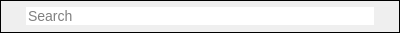
<?xml version="1.0" encoding="UTF-8"?>
<ui version="4.0">
 <class>SearchLineEdit</class>
 <widget class="QFrame" name="SearchLineEdit">
  <property name="geometry">
   <rect>
    <x>0</x>
    <y>0</y>
    <width>400</width>
    <height>33</height>
   </rect>
  </property>
  <property name="windowTitle">
   <string>Form</string>
  </property>
  <property name="autoFillBackground">
   <bool>false</bool>
  </property>
  <property name="styleSheet">
   <string notr="true">QToolButton{
border:none;
}</string>
  </property>
  <property name="frameShape">
   <enum>QFrame::Panel</enum>
  </property>
  <property name="frameShadow">
   <enum>QFrame::Plain</enum>
  </property>
  <property name="lineWidth">
   <number>1</number>
  </property>
  <layout class="QHBoxLayout" name="horizontalLayout">
   <property name="spacing">
    <number>0</number>
   </property>
   <property name="leftMargin">
    <number>3</number>
   </property>
   <property name="topMargin">
    <number>0</number>
   </property>
   <property name="rightMargin">
    <number>3</number>
   </property>
   <property name="bottomMargin">
    <number>0</number>
   </property>
   <item alignment="Qt::AlignHCenter|Qt::AlignVCenter">
    <widget class="QToolButton" name="tSearchIcon">
     <property name="sizePolicy">
      <sizepolicy hsizetype="Fixed" vsizetype="Fixed">
       <horstretch>0</horstretch>
       <verstretch>0</verstretch>
      </sizepolicy>
     </property>
     <property name="styleSheet">
      <string notr="true">*{
padding-top:2px;
padding-left:3px;
}</string>
     </property>
     <property name="icon">
      <iconset theme="search_ico" resource="../../../Resources_linux.qrc">
       <normaloff>:/images/transfer_manager/sidebar/search_ico_default.png</normaloff>:/images/transfer_manager/sidebar/search_ico_default.png</iconset>
     </property>
     <property name="checkable">
      <bool>false</bool>
     </property>
     <property name="checked">
      <bool>false</bool>
     </property>
    </widget>
   </item>
   <item alignment="Qt::AlignVCenter">
    <widget class="QLineEdit" name="leSearchField">
     <property name="sizePolicy">
      <sizepolicy hsizetype="Expanding" vsizetype="Fixed">
       <horstretch>0</horstretch>
       <verstretch>0</verstretch>
      </sizepolicy>
     </property>
     <property name="styleSheet">
      <string notr="true">font-size:14px;
font-weight:400;</string>
     </property>
     <property name="text">
      <string notr="true"/>
     </property>
     <property name="frame">
      <bool>false</bool>
     </property>
     <property name="placeholderText">
      <string>Search</string>
     </property>
    </widget>
   </item>
   <item alignment="Qt::AlignHCenter|Qt::AlignVCenter">
    <widget class="QToolButton" name="tSearchCancel">
     <property name="cursor">
      <cursorShape>PointingHandCursor</cursorShape>
     </property>
     <property name="styleSheet">
      <string notr="true">*{
padding-top:2px;
padding-right:3px;
}</string>
     </property>
     <property name="icon">
      <iconset theme="delete_search_ico" resource="../../../Resources_linux.qrc">
       <normaloff>:/images/transfer_manager/sidebar/delete_search_ico_default.png</normaloff>:/images/transfer_manager/sidebar/delete_search_ico_default.png</iconset>
     </property>
     <property name="popupMode">
      <enum>QToolButton::DelayedPopup</enum>
     </property>
     <property name="default_icon" stdset="0">
      <string notr="true">qrc:/images/transfer_manager/sidebar/delete_search_ico_default.png</string>
     </property>
    </widget>
   </item>
  </layout>
 </widget>
 <resources>
  <include location="../../../Resources_linux.qrc"/>
  <include location="../../../Resources_linux.qrc"/>
  <include location="../../../Resources_linux.qrc"/>
 </resources>
 <connections/>
</ui>
